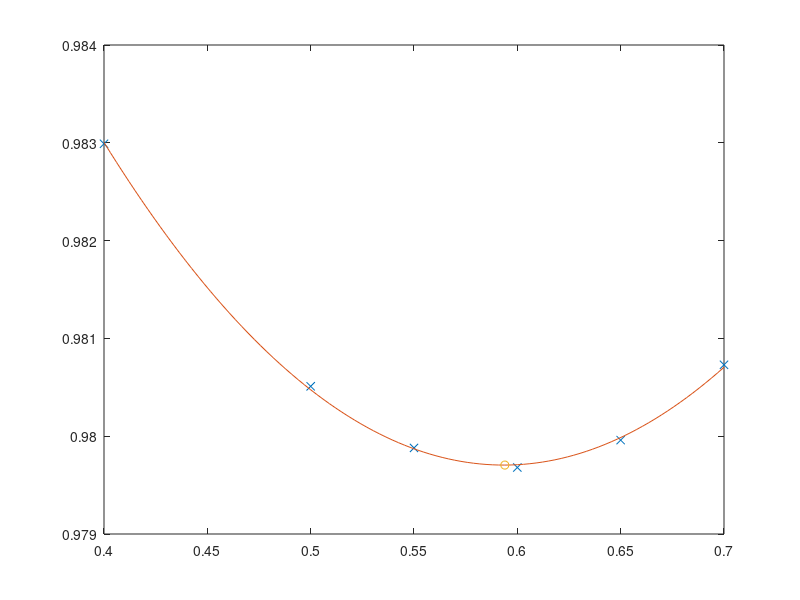

Here is the MATLAB script that generated this plot:
close all
x = [0.4	0.98299;
0.5	0.98051;
0.55	0.97988;
0.6	0.97968;
0.65 0.97996;
0.7	0.98073];

plot(x(:,1), x(:,2), 'x');

p = polyfit(x(:,1), x(:,2), 2);
x1 = linspace(0.4,0.7);
f1 = polyval(p,x1);

hold on;
plot(x1, f1);
plot(x1(find(f1 == min(f1))),min(f1),'o');
format long
x1(find(f1 == min(f1)))
min(f1)
format short